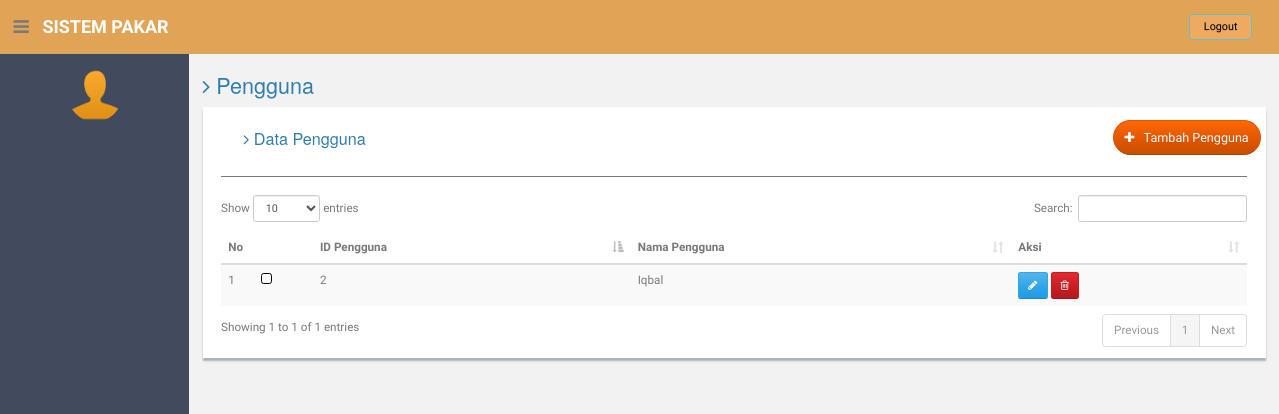
The page /index.php/users on the database as committed earlier.
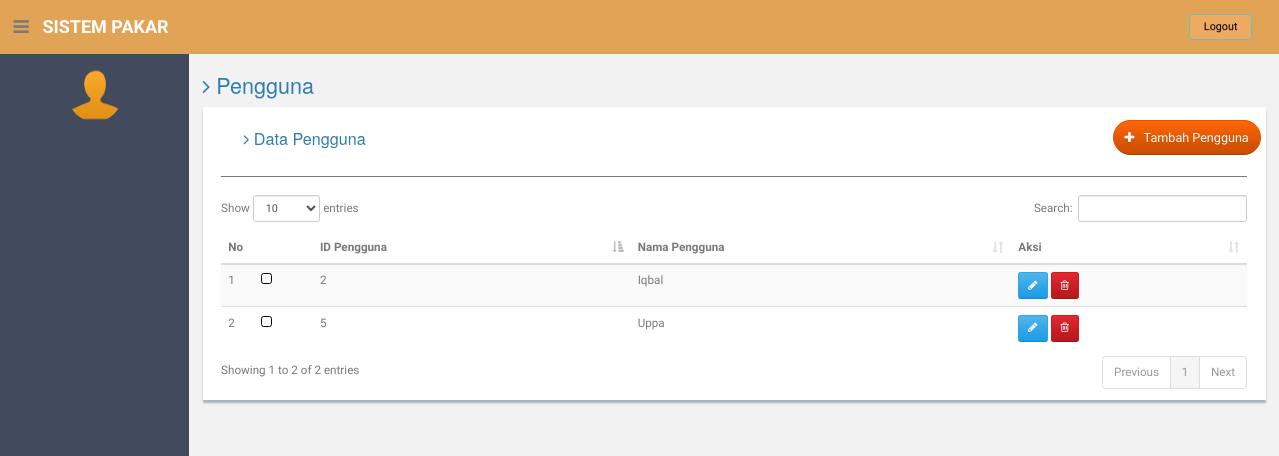
The same page on the database as committed later.
### tables this page shows
CREATE TABLE `users` (
  `id_user` int(11) NOT NULL,
  `username` varchar(100) NOT NULL,
  `password` varchar(100) NOT NULL,
  `role` enum('pakar','pengguna') NOT NULL DEFAULT 'pengguna'
);

### application/controllers/Users.php (called while the page is built, shortened)
<?php
class Users extends CI_Controller {
	public function __construct()
	{
		$this->load->model('users_model');
	}
	public function index()
	{
		$data['users'] = $this->users_model->index();
		$data['path']   = 'Pengguna';
		$this->load->view('pakar/layouts/header', $data);
		$this->load->view('pakar/layouts/sidebar');
		$this->load->view('pakar/users/index', $data);
		$this->load->view('pakar/layouts/footer');
	}
}

### index.php (called while the page is built, shortened)
<?php
require_once BASEPATH.'core/CodeIgniter.php';

### application/models/Users_model.php (called while the page is built, shortened)
<?php
class Users_model extends CI_Model
{
	public function index($kode = FALSE)
	{
		if($kode == FALSE) {
			$query = $this->db->get_where('users', array('role' => 'pengguna'));
			return $query->result_array();
		}
		$query = $this->db->get_where('users', array('id_user' => $kode));
		return $query->row_array();
	}
}

### application/views/pakar/users/index.php (the view, shortened to what this page needs)
<section id="main-content">
<section class="wrapper">
          	<h3><i class="fa fa-angle-right"></i> <?= $path ?></h3>
				<div class="row">
	                  <div class="col-md-12">
                      <div class="content-panel">
                        <div class="container">
                          <table class="table table-striped table-advance table-hover datatables" id="datatables">
                            <div class="container">
                              <h4 class="pull-left"><i class="fa fa-angle-right"></i> Data <?= $path ?></h4>
                              <div class="btn-group pull-right">
                                <a type="button" class=" btn btn-warning btn-round" href="<?= site_url('users/create') ?>">
                                  <i class="fa fa-plus" aria-hidden="true"></i> &nbsp; Tambah Pengguna
                                </a>
                              </div>
                            </div>
	                  	  	  <hr>
                              <thead>
                              <tr>
                                  <th>No</th>
                                  <th>ID Pengguna</th>
                                  <th>Nama Pengguna</th>
                                  <th>Aksi</th>
                              </tr>
                              </thead>
                              <tbody>
                                <?php
                                  $no = 1;
                                  foreach ($users as $item) { ?>
                                    <tr>
                                        <td><?= $no++ ?></td>
                                        <td><?= $item['id_user'] ?></td>
                                        <td><?= ucfirst($item['username']) ?></td>
                                        <td>
                                            <a href="<?= site_url('users/'.$item['id_user'].'/edit') ?>" class="btn btn-primary btn-sm"><i class="fa fa-pencil"></i></a>
                                            <button data-toggle="modal" data-target="#deleteModal" class="btn btn-danger btn-sm"><i class="fa fa-trash-o "></i></button>
                                        </td>
                                    </tr>
                                <?php } ?>
                              </tbody>
                          </table>
                        </div>
                      </div>
                    </div>
              </div>
		</section><! --/wrapper -->
		</section><! --/wrapper -->

Rows that differ between the two databases and show on the page:
added users: id_user "5", username "Uppa"
Other text that changed with them:
text written by a page script: "Show entries Search: Showing 1 to 1 of 1 entries Previous 1 Next" → "Show entries Search: Showing 1 to 2 of 2 entries Previous 1 Next"
